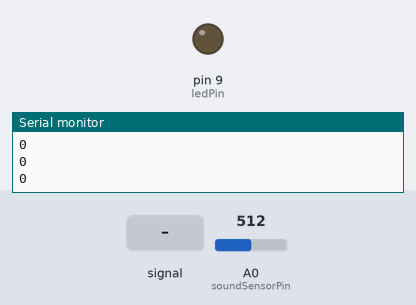
Recording of a sketch running on a simulated Arduino Uno, built with avr-gcc and run on an emulated ATmega328P. Parts: output pins drawn as LEDs (lit = HIGH), the last lines printed to the serial monitor. The inputs (shaded band) are chosen by the test bench; at power-on: A0 (soundSensorPin) = 512.

Above: at 1.2 s.
1.3 s: A0 (soundSensorPin) fed a 200 Hz sine of ±255 counts around its level
At 2.1 s:
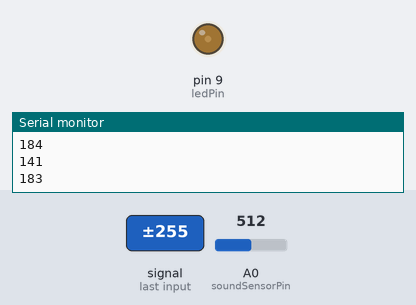
4.3 s: A0 (soundSensorPin) set to 716
5.8 s: A0 (soundSensorPin) fed a 2 Hz sine of ±306 counts around its level
At 6.2 s:
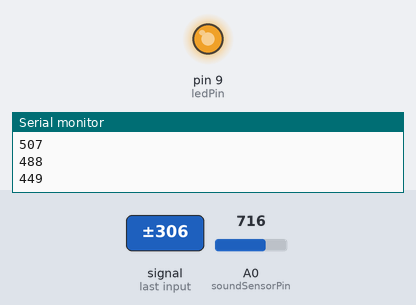
8.8 s: A0 (soundSensorPin) set to 900
Timing chart, 0 to 11.3 s (numbered marks = the images above; inputs shaded):
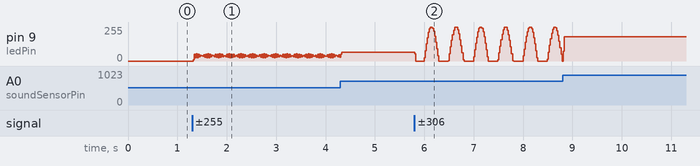

The sketch:

Sound_Reactive_LEDs.ino
```cpp
// Project 67: Sound Reactive LEDs
// Makes an LED strip react to the beat of music.

int soundSensorPin = A0; // Sound sensor analog output
int ledPin = 9; // PWM pin for the LED strip transistor

int threshold = 100; // Sound level threshold to trigger the light

void setup() {
  pinMode(ledPin, OUTPUT);
  Serial.begin(9600);
}

void loop() {
  int totalSound = 0;
  // Take a quick sample of sound
  for(int i=0; i<10; i++) {
    totalSound += abs(analogRead(soundSensorPin) - 512);
    delay(2);
  }
  int soundLevel = totalSound / 10;

  Serial.println(soundLevel);

  if (soundLevel > threshold) {
    // Map the sound level to brightness
    int brightness = map(soundLevel, threshold, 500, 0, 255);
    brightness = constrain(brightness, 0, 255);
    analogWrite(ledPin, brightness);
  } else {
    analogWrite(ledPin, 0);
  }
}
```
